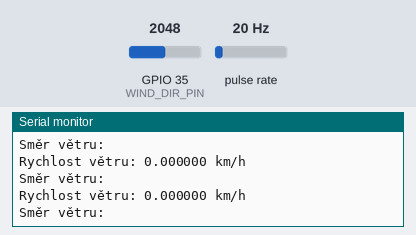
A sketch run on a simulated ESP32. Shown: the last lines printed to the serial monitor. Wiring (inferred from the names in the program): pulse sensor: data GPIO 14. The test bench sets the inputs (shaded band); at power-on: GPIO 35 (WIND_DIR_PIN) = 2048, pulse rate 20 Hz.

Above: at 1.2 s.
1.3 s: GPIO 35 (WIND_DIR_PIN) set to 1660
At 2.4 s:
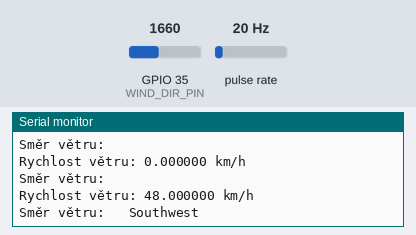
4.0 s: GPIO 35 (WIND_DIR_PIN) set to 1740
At 4.4 s:
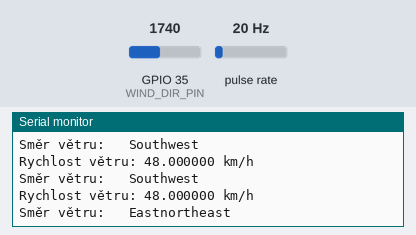
6.0 s: GPIO 35 (WIND_DIR_PIN) set to 1228
At 6.4 s:
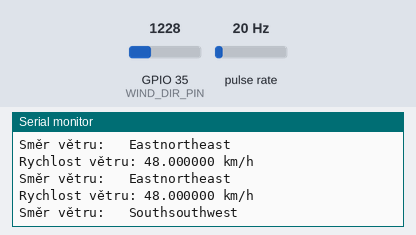
8.0 s: pulse rate (sensor on GPIO 14) set to 4 Hz
At 8.4 s:
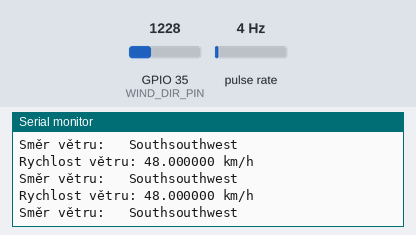
9.5 s: GPIO 35 (WIND_DIR_PIN) set to 860
At 10.4 s:
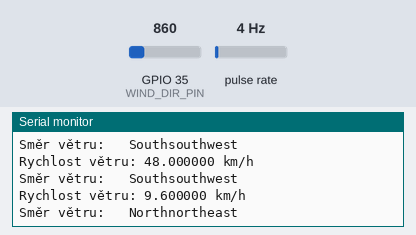
12.0 s: GPIO 35 (WIND_DIR_PIN) set to 940
At 12.4 s:
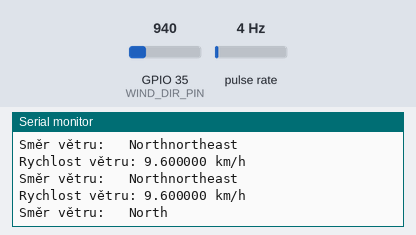
Timing chart, 0 to 15.0 s (numbered marks = the images above; inputs shaded):
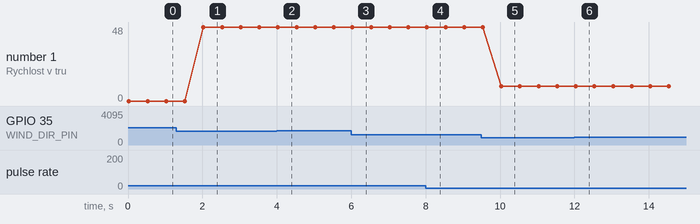

Measured:
- after the input at 1.3 s, the serial monitor: prints a new line after 0.73 s (image 1)
- after the input at 4.0 s, the serial monitor: prints a new line at once (image 2)
- after the input at 6.0 s, the serial monitor: prints a new line at once (image 3)
- after the input at 9.5 s, the serial monitor: prints a new line after 0.54 s (image 5)
- after the input at 12.0 s, the serial monitor: prints a new line at once (image 6)

The sketch:

wind_spd_dir.ino
```cpp
#define WIND_SPD_PIN 14
#define WIND_DIR_PIN 35

volatile unsigned long timeSinceLastTick = 0;
volatile unsigned long lastTick = 0;
float windSpeed;
int vin;
String windDir = "";
long secsClock = 0;

void setup() {
  Serial.begin(115200);
  delay(25);
  Serial.println("\nWeather station powered on.\n");

  pinMode(WIND_SPD_PIN, INPUT);
  attachInterrupt(digitalPinToInterrupt(WIND_SPD_PIN), windTick, FALLING);
}

void loop() {
  Read_Sensors_Data();
  Serial.print("Rychlost větru: "); Serial.print(windSpeed*2.4*1,6); Serial.println(" km/h");
  Serial.print("Směr větru: ");  Serial.print("  "); Serial.println(windDir);
  delay (500);
}

void Read_Sensors_Data() {


  static unsigned long outLoopTimer = 0;
  static unsigned long wundergroundUpdateTimer = 0;
  static unsigned long clockTimer = 0;
  static unsigned long tempMSClock = 0;

  tempMSClock += millis() - clockTimer;
  clockTimer = millis();
  while (tempMSClock >= 1000) {
    secsClock++;
    tempMSClock -= 1000;
  }

  if (millis() - outLoopTimer >= 2000) {
    outLoopTimer = millis();

    if (timeSinceLastTick != 0) windSpeed = 1000.0/timeSinceLastTick;
    windDirCalc();
  }
}

void windTick() {
  timeSinceLastTick = millis() - lastTick;
  lastTick = millis();
}

void windDirCalc() {
    pinMode(WIND_DIR_PIN, INPUT);
    vin = analogRead(WIND_DIR_PIN);
    if (vin < 150) windDir = "Westnorthwest";
    else if (vin < 300) windDir = "West";
    else if (vin < 400) windDir = "Northnorthwest";
    else if (vin < 600) windDir = "Northwest";
    else if (vin < 900) windDir = "Northnortheast";
    else if (vin < 1100) windDir = "North";
    else if (vin < 1500) windDir = "Southsouthwest";
    else if (vin < 1700) windDir = "Southwest";
    else if (vin < 2250) windDir = "Eastnortheast";
    else if (vin < 2350) windDir = "Northeast";
    else if (vin < 2700) windDir = "Southsoutheast";
    else if (vin < 3000) windDir = "South";
    else if (vin < 3200) windDir = "Eastsoutheast";
    else if (vin < 3400) windDir = "Southeast";
    else if (vin < 4000) windDir = "East";
    else windDir = "East";
}
```
